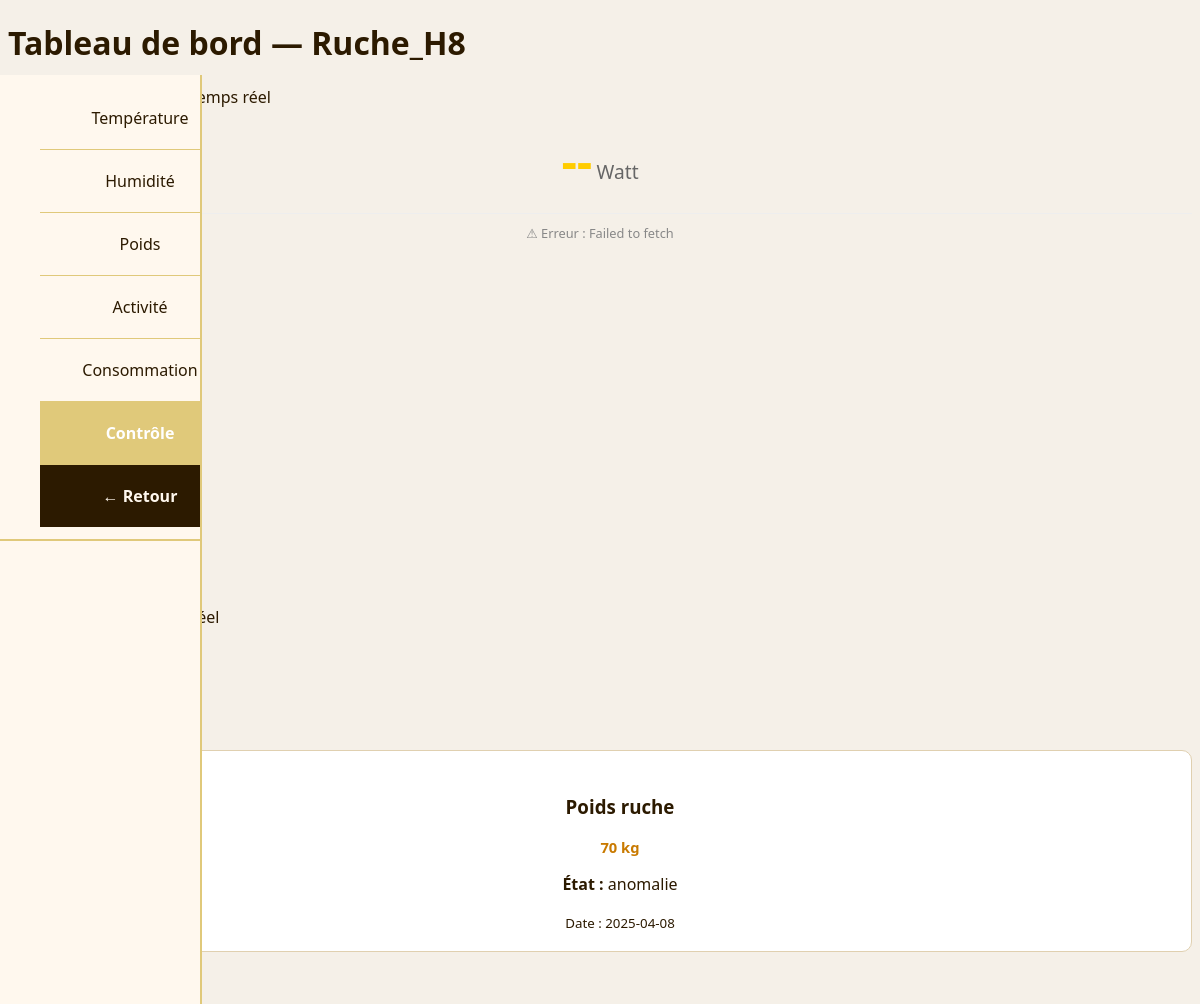
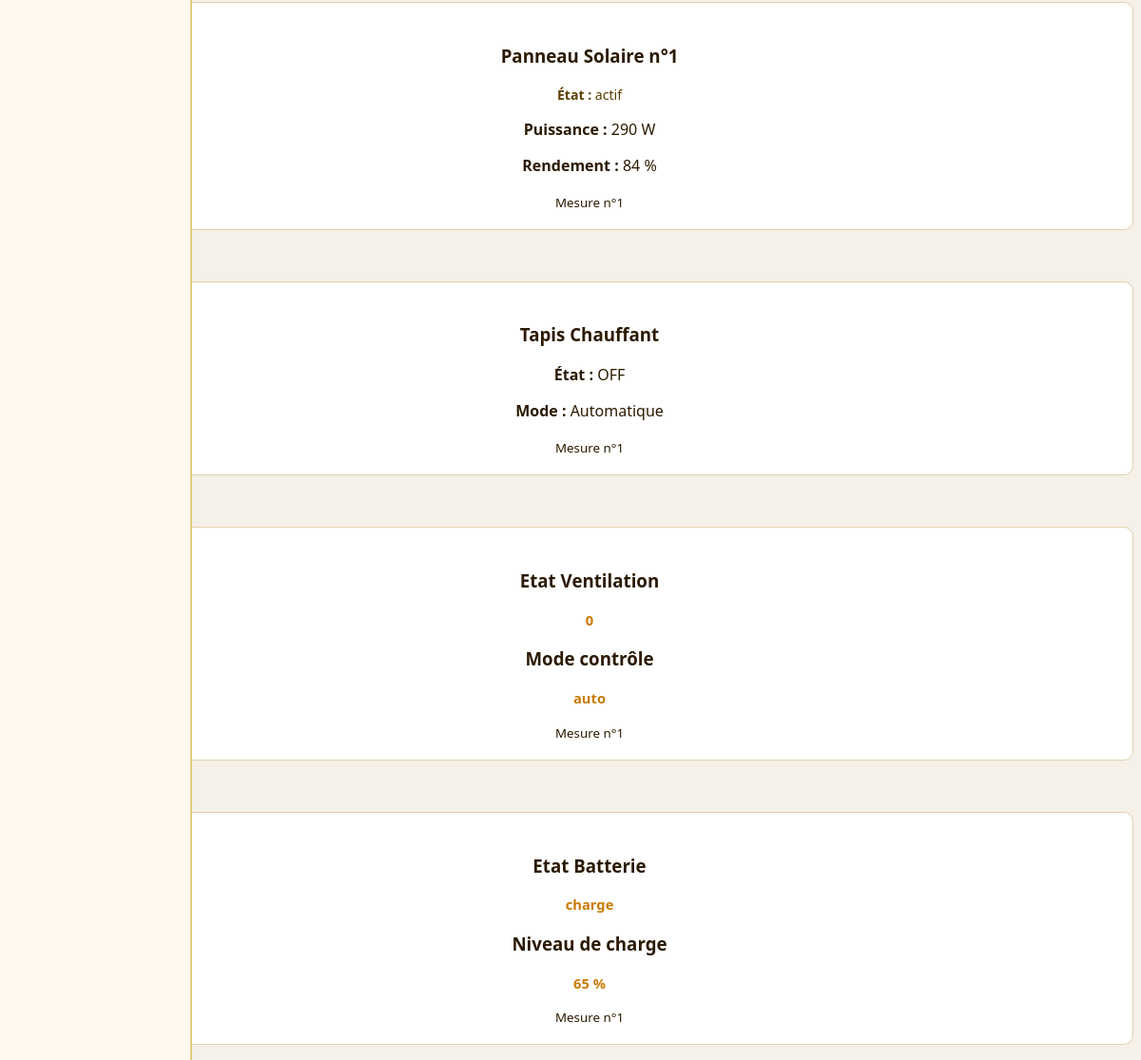
/controleruche.php?nom=Ruche_H8 (signed in), run on the app's committed database (2 pictures, top to bottom).
### tables this page shows
CREATE TABLE Balance(
idBalance INT,
poids INT,
datemesure DATE NOT NULL,
etatBalance VARCHAR(50),
idRuche INT,
constraint pk_balance PRIMARY KEY (idBalance),
CONSTRAINT check_anomalie_poids CHECK ((poids < 40 OR poids > 60) AND etatBalance = 'anomalie' OR (poids >= 40 AND poids <= 60)),
constraint chek_poids_balance CHECK (poids BETWEEN 20 AND 80),
constraint fk_idRuche_balance  FOREIGN KEY (idRuche) REFERENCES Ruche(idRuche)
);

CREATE TABLE PanneauSolaire (
    idPanSol INT,
    puissanceW FLOAT NOT NULL,
    rendement FLOAT NOT NULL,
    etatP VARCHAR(10) NOT NULL,
    dateInstallationP DATE NOT NULL,
    CONSTRAINT pk_PanneauSolaire PRIMARY KEY (idPanSol),
    CONSTRAINT chk_puissanceW_pansol CHECK (puissanceW > 0),
    CONSTRAINT chk_rendement_pansol CHECK (rendement BETWEEN 0 AND 100),
    CONSTRAINT chk_etatP_pansol CHECK (etatP IN ('actif', 'inactif'))
);

CREATE TABLE Batterie (
    idBatterie INT,
    capaciteW FLOAT NOT NULL,
    niveauCharge FLOAT NOT NULL,
    etatB VARCHAR(15) NOT NULL,
    dateInstallationB DATE NOT NULL,
    idPanSol INT,
    idRuche INT,
    CONSTRAINT pk_Batterie PRIMARY KEY (idBatterie),
    CONSTRAINT chk_capaciteW_batterie CHECK (capaciteW > 0),
    CONSTRAINT chk_niveauCharge_batterie CHECK (niveauCharge BETWEEN 0 AND 100),
    CONSTRAINT chk_etatB_batterie CHECK (etatB IN ('charge', 'décharge', 'repos')),
    CONSTRAINT fk_Batterie_PanneauSolaire FOREIGN KEY (idPanSol) REFERENCES PanneauSolaire(idPanSol),
    CONSTRAINT fk_Batterie_Ruche  FOREIGN KEY (idRuche) REFERENCES Ruche(idRuche)
);

### fonctions.php (the view, shortened to what this page needs)
<?php
function afficherBalance($connexion, $nomRuche) {
    $nomRuche = mysqli_real_escape_string($connexion, $nomRuche);
    $query = "SELECT poids, datemesure, etatBalance FROM Balance B JOIN Ruche R ON B.idRuche = R.idRuche WHERE nom = '$nomRuche'";
    $resultat = mysqli_query($connexion, $query);
    if ($resultat) {
        $total = mysqli_num_rows($resultat);
        $i = 1;
        while ($b = mysqli_fetch_array($resultat)) {
            $class = ($i == 1) ? "first" : (($i == $total) ? "last" : "");
            $etat = $b["etatBalance"];
            $etatClass = ($etat == "normal") ? "text-success" : "text-danger";
            echo "<li class='$class'>";
            echo "<div class='card'>";
                echo "<h3>Poids ruche</h3>";
                echo "<p class='card-prix'>" . $b["poids"] . " kg</p>";
                echo "<p><strong>État :</strong> <span class='$etatClass'>$etat</span></p>";
                echo "<div class='footer-card'><small>Date : " . $b["datemesure"] . "</small></div>";
            echo "</div>";
            echo "</li>";
            $i++;
        }
    } else {
        echo "Erreur SQL : " . mysqli_error($connexion);
    }
}
function AfficherPanneauSolaire($connexion,$nomRuche) {
    $query = "SELECT PS.etatP, PS.puissanceW, PS.rendement FROM PanneauSolaire PS JOIN Batterie B ON PS.idPanSol = B.idPanSol JOIN Ruche R ON B.idRuche = R.idRuche
              WHERE nom = '$nomRuche'";
    $resultat = mysqli_query($connexion, $query);
    if ($resultat) {
        $total = mysqli_num_rows($resultat);
        $i = 1;
        while ($ps = mysqli_fetch_array($resultat)) {
            if ($i == 1) {
                echo "<li class='first'>";
            } elseif ($i == $total) {
                echo "<li class='last'>";
            } else {
                echo "<li>";
            }
            echo "<div class='card'>";
                echo "<h3>Panneau Solaire n°" . $i . "</h3>";
                echo "<p class='card-label'><strong>État :</strong> " . $ps["etatP"] . "</p>";
                echo "<p><strong>Puissance :</strong> " . $ps["puissanceW"] . " W</p>";
                echo "<p><strong>Rendement :</strong> " . $ps["rendement"] . " %</p>";
                echo "<div class='footer-card'><small>Mesure n°" . $i . "</small></div>";
            echo "</div>";
            echo "</li>";
            $i++;
        }
    } else {
        echo "Erreur SQL : " . mysqli_error($connexion);
    }
}
function afficherTapisChauffant($connexion, $nomRuche) {
    $nomRuche = mysqli_real_escape_string($connexion, $nomRuche);
    $query = "SELECT etat_t, modeControle_t FROM Tapis_Chauffant T JOIN Ruche R ON T.idRuche = R.idRuche WHERE nom = '$nomRuche'";
  $resultat = mysqli_query($connexion, $query);
    if ($resultat) {
        $total = mysqli_num_rows($resultat);
        $i = 1;
        while ($t = mysqli_fetch_array($resultat)) {
            $class = ($i == 1) ? "first" : (($i == $total) ? "last" : "");
            $etat = ($t["etat_t"] == 1) ? "ON" : "OFF";
            $etatClass = ($t["etat_t"] == 1) ? "text-success" : "text-danger";
            switch ($t["modeControle_t"]) {
                case "auto":
                    $mode = "Automatique";
                    break;
            }
            echo "<li class='$class'>";
            echo "<div class='card'>";
                echo "<h3>Tapis Chauffant</h3>";
                echo "<p><strong>État :</strong> <span class='$etatClass'>$etat</span></p>";
                echo "<p><strong>Mode :</strong> $mode</p>";
                echo "<div class='footer-card'><small>Mesure n°$i</small></div>";
            echo "</div>";
            echo "</li>";
            $i++;
        }
    } else {
        echo "Erreur SQL : " . mysqli_error($connexion);
    }
}
function AfficherVentilation($connexion, $nomRuche) {
    $nomRuche = mysqli_real_escape_string($connexion, $nomRuche);
    $query = "SELECT  etat_v, modeControle_v FROM Ventilation M JOIN Ruche R on M.idRuche = R.idRuche
              WHERE nom = '$nomRuche'";
    $resultat = mysqli_query($connexion, $query);
    if ($resultat) {
        $total = mysqli_num_rows($resultat);
        $i = 1;
        while ($h = mysqli_fetch_array($resultat)) {
            $class = "";
            if ($i == 1) $class = "first";
            elseif ($i == $total) $class = "last";
            echo "<li class='$class'>";
            echo "<div class='card'>";
                echo "<h3>Etat Ventilation</h3>";
                echo "<p class='card-prix'>" . $h["etat_v"] . " </p>";
                echo "<h3>Mode contrôle</h3>";
                echo "<p class='card-prix'>" . $h["modeControle_v"] . " </p>";
                echo "<div class='footer-card'><small>Mesure n°" . $i . "</small></div>";
            echo "</div>";
            echo "</li>";
            $i++;
        }
    } else {
        echo "Erreur SQL : " . mysqli_error($connexion);
    }
}
function AfficherBatterie($connexion, $nomRuche) {
    $nomRuche = mysqli_real_escape_string($connexion, $nomRuche);
    $query = "SELECT etatB, niveauCharge
              FROM Batterie B
              JOIN Ruche R ON B.idRuche = R.idRuche
              WHERE R.nom = '$nomRuche'";
    $resultat = mysqli_query($connexion, $query);
    if ($resultat) {
        $total = mysqli_num_rows($resultat);
        $i = 1;
        while ($h = mysqli_fetch_array($resultat)) {
            $class = "";
            if ($i == 1) $class = "first";
            elseif ($i == $total) $class = "last";
            echo "<li class='$class'>";
            echo "<div class='card'>";
                echo "<h3>Etat Batterie</h3>";
                echo "<p class='card-prix'>" . $h["etatB"] . "</p>";
                echo "<h3>Niveau de charge</h3>";
                echo "<p class='card-prix'>" . $h["niveauCharge"] . " %</p>";
                echo "<div class='footer-card'><small>Mesure n°" . $i . "</small></div>";
            echo "</div>";
            echo "</li>";
            $i++;
        }
    } else {
        echo "Erreur SQL : " . mysqli_error($connexion);
    }
}
?>

### style.css (style rules this page uses)
body { font-family: 'Segoe UI', Arial, sans-serif; background: #f5f0e8; color: #2c1a00; }
.card { background: #fff; border: 1px solid #e0d0b0; border-radius: 10px; padding: 24px 16px 18px; text-align: center; transition: box-shadow 0.2s, transform 0.2s; cursor: pointer; text-decoration: none; display: block; color: inherit; }
.card-label { font-size: 0.88rem; color: #5a3e00; font-weight: 500; }
.card-prix { font-size: 0.92rem; font-weight: 700; color: #c97a00; margin-top: 6px; }

### data on the page
balance: poids "70", etatBalance "anomalie", datemesure "2025-04-08"
panneausolaire: etatP "actif", puissanceW "290", rendement "84"
batterie: etatB "charge", niveauCharge "65"

### other printed values
$nomRuche "Ruche_H8"
$etat "OFF"
$mode "Automatique"
$h["etat_v"] "0"
$h["modeControle_v"] "auto"
